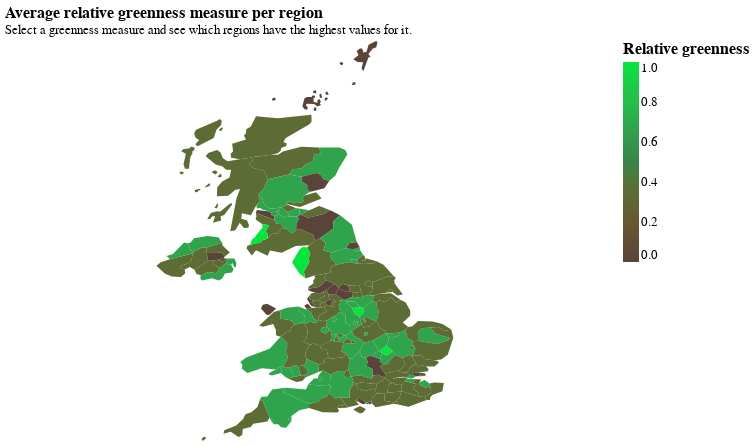

Notebook code for this chart:
### Code cell
regional_measures_plot_config

### Figure 1 — Vega-Lite specification as saved in the notebook (floating-point values rounded to 4 significant figures; data arrays with more than 128 entries replaced by an {"elided": "..."} marker saying what was removed)
{"config": {"title": {"font": "Century Gothic", "anchor": "start"}, "axis": {"labelFont": "Century Gothic", "titleFont": "Century Gothic", "gridColor": "grey", "gridDash": [1, 7], "labelFontSize": 13, "titleFontSize": 13}, "header": {"labelFont": "Century Gothic", "titleFont": "Century Gothic"}, "legend": {"labelFont": "Century Gothic", "titleFont": "Century Gothic", "labelFontSize": 13, "titleFontSize": 16}, "range": {"category": ["#FDB633", "#18A48C", "#9A1BBE", "#EB003B", "#FF6E47", "#646363", "#0F294A", "#97D9E3", "#A59BEE", "#F6A4B7", "#D2C9C0", "#000000"], "ordinal": {"scheme": ["#FDB633", "#18A48C", "#9A1BBE", "#EB003B", "#FF6E47", "#646363", "#0F294A", "#97D9E3", "#A59BEE", "#F6A4B7", "#D2C9C0", "#000000"]}}, "view": {"strokeWidth": 0}}, "data": {"name": "data-bbc3eceb56c99bc27876c358df4406b6"}, "mark": {"type": "geoshape"}, "encoding": {"color": {"field": "value", "legend": {"title": "Relative greenness"}, "scale": {"domain": [0, 0.5, 1], "range": ["#5a443aff", "#39834cff", "#06e43eff"]}, "title": "", "type": "quantitative"}, "tooltip": [{"field": "itl_name", "title": "Region", "type": "nominal"}, {"field": "num_job_ads", "title": "Number of job adverts", "type": "quantitative"}, {"field": "greenness_score", "title": "Relative overall greenness", "type": "nominal"}, {"field": "occ_greenness", "title": "Relative occupational greenness", "type": "nominal"}, {"field": "skills_greenness", "title": "Relative skills greenness", "type": "nominal"}, {"field": "ind_greenness", "title": "Relative industry greenness", "type": "nominal"}, {"field": "top_3_green_skills_names", "title": "Top 3 green skills", "type": "nominal"}, {"field": "top_3_sics_names", "title": "Top 3 industries", "type": "nominal"}, {"field": "top_3_socs_names", "title": "Top 3 occupations", "type": "nominal"}]}, "height": 400, "params": [{"name": "param_2", "select": {"type": "point", "fields": ["variable"]}, "bind": {"input": "select", "options": ["Relative occupation greenness", "Relative industry greenness", "Relative skills greenness", "Relative overall greenness"], "name": "Regional comparison measure "}, "value": "Relative overall greenness"}], "title": {"anchor": "start", "text": "Average relative greenness measure per region", "fontSize": 16, "subtitle": "Select a greenness measure and see which regions have the highest values for it.", "subtitleFont": "Century Gothic", "subtitleFontSize": 13}, "transform": [{"filter": {"param": "param_2"}}], "width": 600, "$schema": "https://vega.github.io/schema/vega-lite/v5.15.1.json", "datasets": {"data-bbc3eceb56c99bc27876c358df4406b6": {"elided": "636 records"}}}
